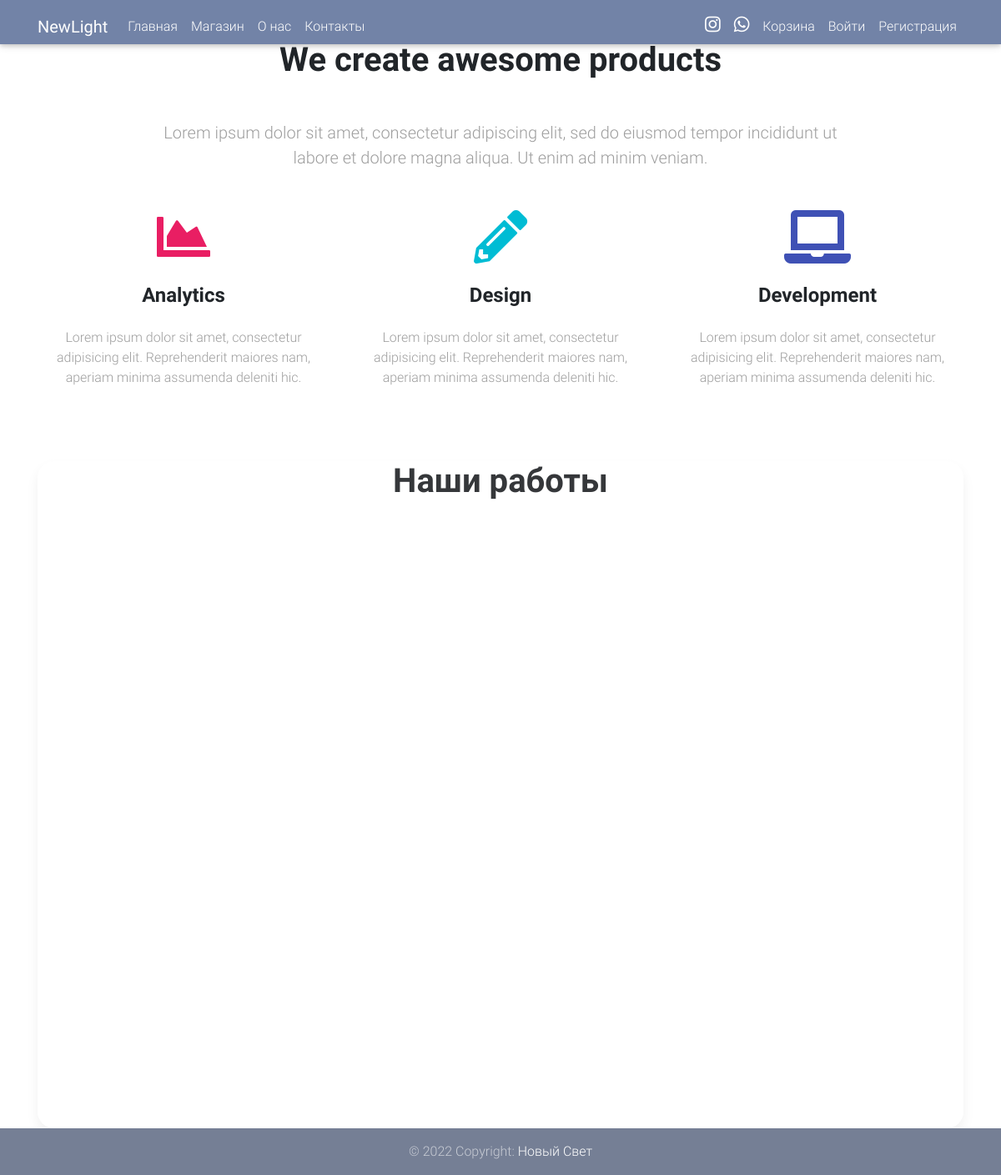
The page /about-us/ on the database as committed earlier.
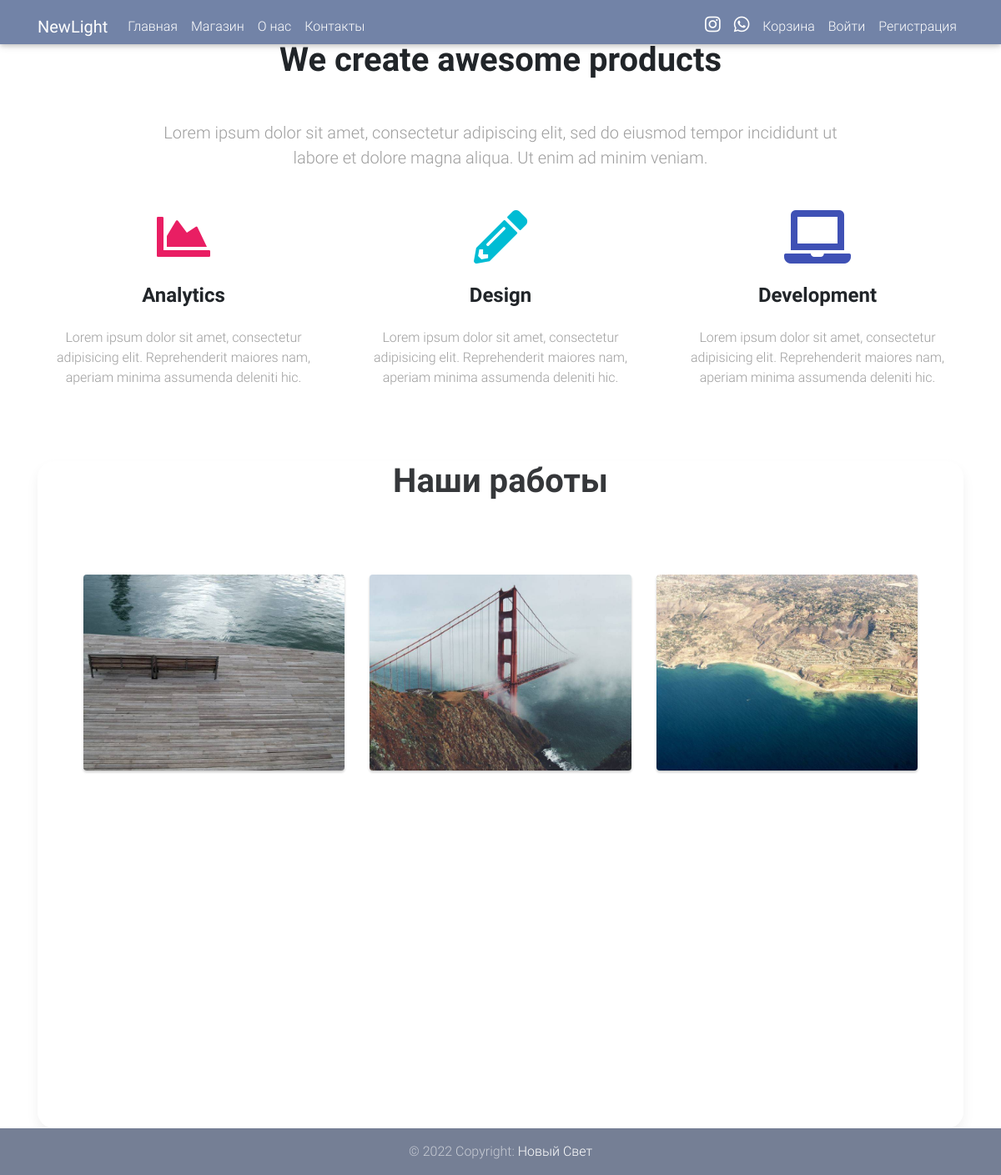
The same page on the database as committed later.
### shop/models.py (models this page shows)
class AboutUsPhoto(models.Model):
    name = models.CharField(max_length=35, verbose_name='Название для фотографии')
    image = models.ImageField("Фотографии", upload_to='shop/')

### main/views.py (the view)
# urls.py: path('about-us/', views.AboutUsImages.as_view(), name='about-us'),
class AboutUsImages(ListView):
    model = AboutUsPhoto
    template_name = 'about-us.html'

### templates/about-us.html (shortened to what this page needs)
{% extends 'base.html' %}
{% load static %}
{% block container %}
    <div class="container">
        <section id="products" class="text-center wow fadeIn" data-wow-delay="0.3s">
            <h1 class="font-weight-bold text-center h1 my-5">We create awesome products</h1>
            <p class="text-center grey-text mb-5 mx-auto w-responsive lead">Lorem ipsum dolor sit amet, consectetur
                adipiscing elit, sed do eiusmod tempor incididunt ut labore et dolore magna aliqua. Ut enim ad minim
                veniam.</p>
            <div class="row">
                <div class="col-md-4 mb-4">
                    <i class="fas fa-4x fa-chart-area pink-text"></i>
                    <h4 class="font-weight-bold my-4">Analytics</h4>
                    <p class="grey-text">Lorem ipsum dolor sit amet, consectetur adipisicing elit. Reprehenderit maiores
                        nam, aperiam minima assumenda deleniti hic.</p>
                </div>
                <div class="col-md-4 mb-4">
                    <i class="fas fa-4x fa-pencil-alt cyan-text"></i>
                    <h4 class="font-weight-bold my-4">Design</h4>
                    <p class="grey-text">Lorem ipsum dolor sit amet, consectetur adipisicing elit. Reprehenderit maiores
                        nam, aperiam minima assumenda deleniti hic.</p>
                </div>
                <div class="col-md-4 mb-4">
                    <i class="fas fa-4x fa-laptop indigo-text"></i>
                    <h4 class="font-weight-bold my-4">Development</h4>
                    <p class="grey-text">Lorem ipsum dolor sit amet, consectetur adipisicing elit. Reprehenderit maiores
                        nam, aperiam minima assumenda deleniti hic.</p>
                </div>
            </div>
        </section>
        <section id="gallery" class="section wow fadeIn" data-wow-delay="0.3s">
            <div class="container gallery-container">
                <h1 class="font-weight-bold text-center h1 my-5">Наши работы</h1>
                <div class="tz-gallery">
                    <div class="row">
                        {% for object in object_list %}
                            <div class="col-sm-6 col-md-4">
                                <a class="lightbox" href="/shop{{ object.image.url }}">
                                    <img src="/shop{{ object.image.url }}" alt="{{ object.name }}">
                                </a>
                            </div>
                        {% endfor %}
                    </div>
                </div>
            </div>
        </section>
    </div>
{% endblock container %}

Rows that differ between the two databases and show on the page:
added AboutUsPhoto: image (picture)
added AboutUsPhoto: image (picture)
added AboutUsPhoto: image (picture)
